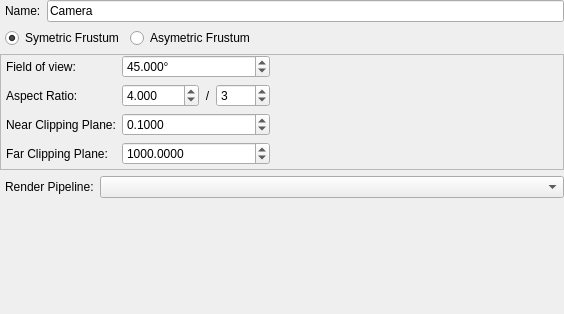
<?xml version="1.0" encoding="UTF-8"?>
<ui version="4.0">
 <class>QCameraNodePage</class>
 <widget class="QWidget" name="QCameraNodePage">
  <property name="geometry">
   <rect>
    <x>0</x>
    <y>0</y>
    <width>564</width>
    <height>314</height>
   </rect>
  </property>
  <property name="windowTitle">
   <string>Form</string>
  </property>
  <layout class="QVBoxLayout">
   <property name="margin">
    <number>0</number>
   </property>
   <item>
    <layout class="QHBoxLayout">
     <property name="leftMargin">
      <number>5</number>
     </property>
     <item>
      <widget class="QLabel" name="label">
       <property name="text">
        <string>Name:</string>
       </property>
      </widget>
     </item>
     <item>
      <widget class="QLineEdit" name="m_name">
       <property name="text">
        <string>Camera</string>
       </property>
      </widget>
     </item>
    </layout>
   </item>
   <item>
    <layout class="QHBoxLayout">
     <property name="leftMargin">
      <number>5</number>
     </property>
     <item>
      <widget class="QRadioButton" name="m_symFrustum">
       <property name="text">
        <string>Symetric Frustum</string>
       </property>
       <property name="checked">
        <bool>true</bool>
       </property>
      </widget>
     </item>
     <item>
      <widget class="QRadioButton" name="m_asymFrustum">
       <property name="text">
        <string>Asymetric Frustum</string>
       </property>
      </widget>
     </item>
     <item>
      <spacer>
       <property name="orientation">
        <enum>Qt::Horizontal</enum>
       </property>
       <property name="sizeHint" stdset="0">
        <size>
         <width>40</width>
         <height>20</height>
        </size>
       </property>
      </spacer>
     </item>
    </layout>
   </item>
   <item>
    <widget class="QFrame" name="frame">
     <property name="frameShape">
      <enum>QFrame::StyledPanel</enum>
     </property>
     <property name="frameShadow">
      <enum>QFrame::Sunken</enum>
     </property>
     <layout class="QVBoxLayout">
      <property name="spacing">
       <number>0</number>
      </property>
      <property name="margin">
       <number>0</number>
      </property>
      <item>
       <widget class="QStackedWidget" name="m_stackedWidget">
        <property name="currentIndex">
         <number>0</number>
        </property>
        <widget class="QWidget" name="m_symPage">
         <layout class="QGridLayout">
          <property name="leftMargin">
           <number>5</number>
          </property>
          <property name="topMargin">
           <number>0</number>
          </property>
          <property name="rightMargin">
           <number>0</number>
          </property>
          <property name="bottomMargin">
           <number>0</number>
          </property>
          <item row="0" column="0">
           <widget class="QLabel" name="label_2">
            <property name="text">
             <string>Field of view:</string>
            </property>
           </widget>
          </item>
          <item row="0" column="1">
           <widget class="QDoubleSpinBox" name="m_fov">
            <property name="suffix">
             <string>°</string>
            </property>
            <property name="decimals">
             <number>3</number>
            </property>
            <property name="maximum">
             <double>359.999000000000024</double>
            </property>
            <property name="value">
             <double>45.000000000000000</double>
            </property>
           </widget>
          </item>
          <item row="0" column="2">
           <spacer>
            <property name="orientation">
             <enum>Qt::Horizontal</enum>
            </property>
            <property name="sizeHint" stdset="0">
             <size>
              <width>40</width>
              <height>20</height>
             </size>
            </property>
           </spacer>
          </item>
          <item row="1" column="0">
           <widget class="QLabel" name="label_3">
            <property name="text">
             <string>Aspect Ratio:</string>
            </property>
           </widget>
          </item>
          <item row="1" column="1">
           <layout class="QHBoxLayout">
            <item>
             <widget class="QDoubleSpinBox" name="m_aspQuo">
              <property name="decimals">
               <number>3</number>
              </property>
              <property name="maximum">
               <double>1000.000000000000000</double>
              </property>
              <property name="value">
               <double>4.000000000000000</double>
              </property>
             </widget>
            </item>
            <item>
             <widget class="QLabel" name="label_6">
              <property name="text">
               <string>/</string>
              </property>
              <property name="alignment">
               <set>Qt::AlignCenter</set>
              </property>
             </widget>
            </item>
            <item>
             <widget class="QSpinBox" name="m_aspDiv">
              <property name="minimum">
               <number>1</number>
              </property>
              <property name="maximum">
               <number>1000</number>
              </property>
              <property name="value">
               <number>3</number>
              </property>
             </widget>
            </item>
           </layout>
          </item>
          <item row="1" column="2">
           <spacer>
            <property name="orientation">
             <enum>Qt::Horizontal</enum>
            </property>
            <property name="sizeHint" stdset="0">
             <size>
              <width>40</width>
              <height>20</height>
             </size>
            </property>
           </spacer>
          </item>
          <item row="2" column="0">
           <widget class="QLabel" name="label_4">
            <property name="text">
             <string>Near Clipping Plane:</string>
            </property>
           </widget>
          </item>
          <item row="2" column="1">
           <widget class="QDoubleSpinBox" name="m_symNearClipping">
            <property name="decimals">
             <number>4</number>
            </property>
            <property name="minimum">
             <double>0.000100000000000</double>
            </property>
            <property name="maximum">
             <double>100000.000000000000000</double>
            </property>
            <property name="value">
             <double>0.100000000000000</double>
            </property>
           </widget>
          </item>
          <item row="2" column="2">
           <spacer>
            <property name="orientation">
             <enum>Qt::Horizontal</enum>
            </property>
            <property name="sizeHint" stdset="0">
             <size>
              <width>40</width>
              <height>20</height>
             </size>
            </property>
           </spacer>
          </item>
          <item row="3" column="0">
           <widget class="QLabel" name="label_5">
            <property name="text">
             <string>Far Clipping Plane:</string>
            </property>
           </widget>
          </item>
          <item row="3" column="1">
           <widget class="QDoubleSpinBox" name="m_symFarClipping">
            <property name="decimals">
             <number>4</number>
            </property>
            <property name="minimum">
             <double>0.000100000000000</double>
            </property>
            <property name="maximum">
             <double>1000000.000000000000000</double>
            </property>
            <property name="value">
             <double>1000.000000000000000</double>
            </property>
           </widget>
          </item>
          <item row="3" column="2">
           <spacer>
            <property name="orientation">
             <enum>Qt::Horizontal</enum>
            </property>
            <property name="sizeHint" stdset="0">
             <size>
              <width>40</width>
              <height>20</height>
             </size>
            </property>
           </spacer>
          </item>
         </layout>
        </widget>
        <widget class="QWidget" name="m_asymPage">
         <layout class="QGridLayout">
          <property name="leftMargin">
           <number>5</number>
          </property>
          <property name="topMargin">
           <number>0</number>
          </property>
          <property name="rightMargin">
           <number>0</number>
          </property>
          <property name="bottomMargin">
           <number>0</number>
          </property>
          <item row="0" column="0">
           <widget class="QLabel" name="label_7">
            <property name="text">
             <string>Left Plane:</string>
            </property>
           </widget>
          </item>
          <item row="0" column="1">
           <widget class="QLineEdit" name="m_leftPlane">
            <property name="text">
             <string>-0.055228457</string>
            </property>
           </widget>
          </item>
          <item row="0" column="2">
           <widget class="QLabel" name="label_8">
            <property name="text">
             <string>Right Plane:</string>
            </property>
           </widget>
          </item>
          <item row="0" column="3">
           <widget class="QLineEdit" name="m_rightPlane">
            <property name="text">
             <string>0.055228457</string>
            </property>
           </widget>
          </item>
          <item row="1" column="0">
           <widget class="QLabel" name="label_10">
            <property name="text">
             <string>Bottom Plane:</string>
            </property>
           </widget>
          </item>
          <item row="1" column="1">
           <widget class="QLineEdit" name="m_bottomPlane">
            <property name="text">
             <string>-0.041421354</string>
            </property>
           </widget>
          </item>
          <item row="1" column="2">
           <widget class="QLabel" name="label_9">
            <property name="text">
             <string>Top Plane:</string>
            </property>
           </widget>
          </item>
          <item row="1" column="3">
           <widget class="QLineEdit" name="m_topPlane">
            <property name="text">
             <string>0.041421354</string>
            </property>
           </widget>
          </item>
          <item row="2" column="0">
           <widget class="QLabel" name="label_11">
            <property name="text">
             <string>Near Clipping Plane:</string>
            </property>
           </widget>
          </item>
          <item row="2" column="1">
           <widget class="QDoubleSpinBox" name="m_asymNearClipping">
            <property name="decimals">
             <number>4</number>
            </property>
            <property name="minimum">
             <double>0.000100000000000</double>
            </property>
            <property name="maximum">
             <double>100000.000000000000000</double>
            </property>
            <property name="value">
             <double>0.100000000000000</double>
            </property>
           </widget>
          </item>
          <item row="2" column="2">
           <widget class="QLabel" name="label_12">
            <property name="text">
             <string>Far Clipping Plane:</string>
            </property>
           </widget>
          </item>
          <item row="2" column="3">
           <widget class="QDoubleSpinBox" name="m_asymFarClipping">
            <property name="decimals">
             <number>4</number>
            </property>
            <property name="minimum">
             <double>0.000100000000000</double>
            </property>
            <property name="maximum">
             <double>100000.000000000000000</double>
            </property>
            <property name="value">
             <double>0.100000000000000</double>
            </property>
           </widget>
          </item>
          <item row="3" column="0" colspan="4">
           <layout class="QHBoxLayout">
            <property name="leftMargin">
             <number>0</number>
            </property>
            <item>
             <spacer>
              <property name="orientation">
               <enum>Qt::Horizontal</enum>
              </property>
              <property name="sizeHint" stdset="0">
               <size>
                <width>141</width>
                <height>20</height>
               </size>
              </property>
             </spacer>
            </item>
            <item>
             <widget class="QToolButton" name="m_importButton">
              <property name="text">
               <string>Import</string>
              </property>
             </widget>
            </item>
            <item>
             <spacer>
              <property name="orientation">
               <enum>Qt::Horizontal</enum>
              </property>
              <property name="sizeHint" stdset="0">
               <size>
                <width>151</width>
                <height>20</height>
               </size>
              </property>
             </spacer>
            </item>
           </layout>
          </item>
         </layout>
        </widget>
       </widget>
      </item>
     </layout>
    </widget>
   </item>
   <item>
    <layout class="QHBoxLayout">
     <property name="leftMargin">
      <number>5</number>
     </property>
     <item>
      <widget class="QLabel" name="label_13">
       <property name="sizePolicy">
        <sizepolicy hsizetype="Fixed" vsizetype="Preferred">
         <horstretch>0</horstretch>
         <verstretch>0</verstretch>
        </sizepolicy>
       </property>
       <property name="text">
        <string>Render Pipeline:</string>
       </property>
      </widget>
     </item>
     <item>
      <widget class="PipelineComboBox" name="m_pipeline"/>
     </item>
    </layout>
   </item>
   <item>
    <spacer>
     <property name="orientation">
      <enum>Qt::Vertical</enum>
     </property>
     <property name="sizeHint" stdset="0">
      <size>
       <width>466</width>
       <height>20</height>
      </size>
     </property>
    </spacer>
   </item>
  </layout>
 </widget>
 <customwidgets>
  <customwidget>
   <class>PipelineComboBox</class>
   <extends>QComboBox</extends>
   <header location="global">SceneEditorCore/PipelineComboBox.h</header>
  </customwidget>
 </customwidgets>
 <resources/>
 <connections/>
</ui>
